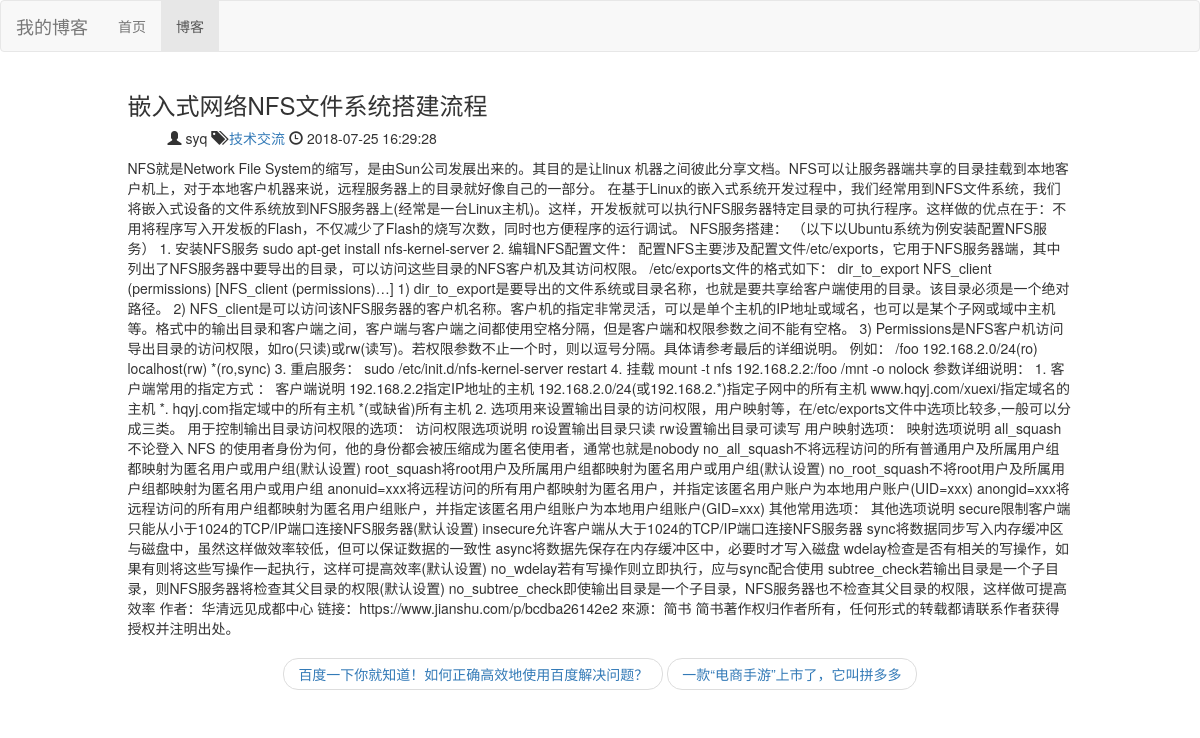
Page /blog/2 on the committed database.
### blog/models.py (models this page shows, shortened)
class Blog(models.Model):
	title = models.CharField(max_length=30,verbose_name="主题")
	content = models.TextField(verbose_name="内容")
	author = models.ForeignKey(User,on_delete=models.DO_NOTHING)
	created_time = models.DateTimeField(auto_now_add=True)
	last_updatetime = models.DateTimeField(auto_now=True)
	blog_type = models.ForeignKey(BlogType,on_delete=models.DO_NOTHING)
	class Meta:
		verbose_name = '博客'
		verbose_name_plural = verbose_name
		ordering = ['-created_time']

class BlogType(models.Model):
	type_name = models.CharField(max_length=30)
	def __str__(self):
		return self.type_name
	class Meta:
		verbose_name_plural=verbose_name='分类'

### blog/views.py (the view)
# urls.py: url(r'^(\d+)$',blog_detail,name='blog_details'),#博文页详情
def blog_detail(request,blog_id):
	blog = Blog.objects.get(id=blog_id)
	current_time = blog.created_time
	context = {}
	context['blogs_obj']=blog
	previous_blog = Blog.objects.filter(created_time__gt=current_time).last()
	next_blog = Blog.objects.filter(created_time__lt=current_time).first()
	context['next_blog']=next_blog
	context['previous_blog']=previous_blog
	return render(request,'blog/blog_detail.html',context)

### templates/blog/blog_detail.html (shortened to what this page needs)
{% extends 'base.html' %}
{% block navbar_active_list %}active{% endblock %}
{% load staticfiles %}
{% block content %}
<div class="container">
	<div class="row">
		<div class="col-xs-10 col-xs-offset-1">
			<h3>{{ blogs_obj.title }}</h3>
			<ul class="blog_details_description">
			<li><span class="glyphicon glyphicon-user" aria-hidden="true"></span>&nbsp;{{ blogs_obj.author }}</li>
			<li><span class="glyphicon glyphicon-tags" aria-hidden="true"></span>&nbsp;<a href="{% url 'blogtype'  blogs_obj.blog_type.pk %}">{{ blogs_obj.blog_type }}</a></li>
			<li><span class="glyphicon glyphicon-time" aria-hidden="true"></span>&nbsp;{{ blogs_obj.created_time|date:"Y-m-d H:i:s" }}</li>
			</ul>
			<p>{{ blogs_obj.content }}</p>
		<nav aria-label="...">
		  <ul class="pager">
		  	{% if previous_blog.pk %}
		    <li><a href="{% url 'blog_details' previous_blog.pk %}">{{ previous_blog.title }}</a></li>
		    {% endif %}
		    {% if next_blog.pk %}
		    <li><a href="{% url 'blog_details' next_blog.pk %}">{{ next_blog.title }}</a></li>
		    {% endif %}
		  </ul>
		</nav>
		</div>
	</div>
</div>
{% endblock %}

### templates/blog/blog_detail.html (style rules this page uses)
ul.blog_details_description { list-style-type:none; }
ul.blog_details_description li { display: inline-block; }

### rows in the picture
Blog: title "嵌入式网络NFS文件系统搭建流程", author "syq", blog_type "技术交流", created_time "2018-07-25 16:29:28", content "NFS就是Network File System的缩写，是由Sun公司发展出来的。其目的是让linux 机器之间彼此分享文档。NFS可以让服务器端共享的目录挂载到本地客户机上，对于本地客户机器来说，远程服务器上的目录就好像自己的一部分。 在基于Linux的嵌入式系统开发过程中，我们经常用到NFS文件系统，我们将嵌入式设备的文件系统放到NFS服务器上(经常是一台Linux主机)。这样，开发板就可以执行NFS服务器特定目录的可执行程序。这样做的优点在于：不用将程序写入开发板的Flash，不仅减少了Flash的烧写次数，同时也方便程序的运行调试。 NFS服务搭建： （以下以Ubuntu系统为例安装配置NFS服务） 1. 安装NFS服务 sudo apt-get install nfs-kernel-server 2. 编辑NFS配置文件： 配置NFS主要涉及配置文件/etc/exports，它用于NFS服务器端，其中列出了NFS服务器中要导出的目录，可以访问这些目录的NFS客户机及其访问权限。 /etc/exports文件的格式如下： dir_to_export NFS_client (permissions) [NFS_client (permissions)…] 1) dir_to_export是要导出的文件系统或目录名称，也就是要共享给客户端使用的目录。该目录必须是一个绝对路径。 2)…"
Blog: title "百度一下你就知道！如何正确高效地使用百度解决问题？"
Blog: title "一款“电商手游”上市了，它叫拼多多"
